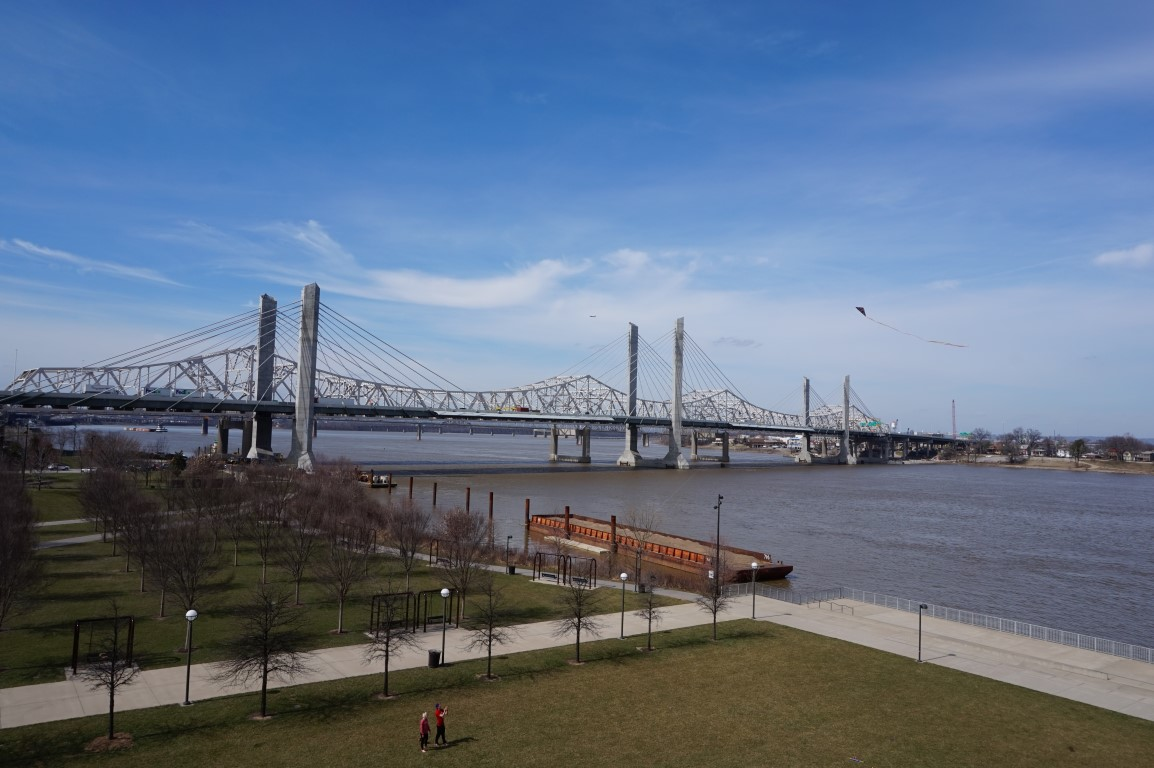
#> input picture pic.JPG, 1154 x 768 px, given in place of , which was not available
$ python tiltshifter.py pic.JPG   (Python 2 division)
#> lines starting #> are read from the running program, lines starting #| are printed output that depends on the picture; pictures that were not available may be replaced by others from this repository, and a replacement may not be noted
#!/usr/bin/python
# Brian Wagner
# 4/24/2016
# bpwagner@gatech.edu

import sys, getopt
import sys
import os
import numpy as np
import cv2

def printHelp():
    print 'tiltshifter.py -i <inputfile> [-o <outputfile>] [-m <mask file>]'
    print '   other options'
    print '        -h help'
    print '        -p percent (10 is default)'
    print '        -y (vert center of image is default)'
    print '        -d display images'
    print '        -s saturate image'
    print
    print '  by Brian Wagner for OMSCS CS 6475, Spring 2016'
    print '     bpwagner@gatech.edu'

def displayImages(image, mask, image_out):
        scale = image.shape[1]/1024
        newx,newy = image.shape[1]/scale ,image.shape[0]/scale #new size (w,h)
        newimage = cv2.resize(image,(newx,newy))
        cv2.imshow('input image', newimage)
        newmask = cv2.resize(mask,(newx,newy))
        cv2.imshow('mask image', newmask)
        newimage_out = cv2.resize(image_out,(newx,newy))
        cv2.imshow('output image', newimage_out)
        cv2.waitKey(0)
        cv2.destroyAllWindows()

def makeMask(img, maskY, percent):

    mask = np.copy(img)
    percentPixels = int(mask.shape[0] * (percent/100))
    borderPixels = percentPixels / 4
    startY = maskY - percentPixels / 2
    endY = maskY + percentPixels/2
    if startY<0:
        startY =0
    if endY > mask.shape[0]:
        endY = mask.shape[0]

    for col in range(mask.shape[1]):
        for row in range(mask.shape[0]):
            if row < startY - borderPixels *2 :
                mask[row,col] = 0
            elif row < startY - borderPixels:
                mask[row,col] = 100
            elif row < startY:
                mask[row,col] = 200
            elif row < endY:
                mask[row,col] = 255
            elif row < endY + borderPixels:
                mask[row,col] = 200
            elif row < endY + borderPixels * 2:
                mask[row,col] = 100
            else:
                mask[row,col] = 0

    #blur the mask a bit
    mask = cv2.GaussianBlur(mask,(25,25),5)
    return mask

def tiltShift(image, mask):
    image_out = np.copy(image)

    blurred_image = cv2.GaussianBlur(image,(25,25),4)

    for row in range(image.shape[0]):
        for col in range(image.shape[1]):
            alpha = mask[row,col] / 255.0
            pixel = image[row,col] * alpha + blurred_image[row,col] * (1-alpha)
            #print row, col,  alpha, pixel
            image_out[row,col] = pixel


    # cv2.imshow('output image', image)
    # cv2.waitKey(0)
    # cv2.destroyAllWindows()
    return image_out


def saturateIimage(image):
    hsv_image = cv2.cvtColor(image, cv2.COLOR_BGR2HSV)
    for row in range(hsv_image.shape[0]):
        for col in range(hsv_image.shape[1]):

            hsv_image[row,col][1] = hsv_image[row,col][1] + 20
            if hsv_image[row,col][1] >= 255:
                hsv_image[row,col][1] = 255

            hsv_image[row,col][2] = hsv_image[row,col][2] + 10
            if hsv_image[row,col][2] >= 255:
                hsv_image[row,col][2] = 255


    image = cv2.cvtColor(hsv_image, cv2.COLOR_HSV2BGR)
    return image


def main(argv):
    inputfile = ''
    outputfile = ''
    maskfile = ''
    display = False
    saturate = False
    saveFile = False
    percent = 10.0
    maskX = -1
    maskY = -1
    try:
        opts, args = getopt.getopt(argv,"hi:o:m:dp:y:s")
    except getopt.GetoptError:
        printHelp()
        sys.exit(2)
    for opt, arg in opts:
        if opt == '-h':
            printHelp()
            sys.exit()
        elif opt == '-i':
            inputfile = arg
        elif opt == '-o':
            outputfile = arg
            saveFile = True
        elif opt == '-m':
            maskfile = arg
        elif opt == '-p':
            percent = float(arg)
        elif opt == '-y':
            maskY =int(arg)
        elif opt == '-d':
            display = True
        elif opt == '-s':
            saturate = True

    print 'Reading input file: ', inputfile
    #check for valid input file
    img = cv2.imread(inputfile)
#> img is the input picture: shape (768, 1154, 3); mean B, G, R 136.7, 113.1, 96.3

    if maskfile != '':
        print 'Reading the maskfile.'
        mask = cv2.imread(maskfile)
    else:
        print 'Generating the mask.'
        #make mask
        if maskX == -1:
            maskX = img.shape[1]/2
#> maskX = 577
        if maskY == -1:
            maskY = img.shape[0]/2
#> maskY = 384
        mask = makeMask(img, maskY, percent)
#> after the loop in makeMask, `for col in range(mask.shape[1]):`:
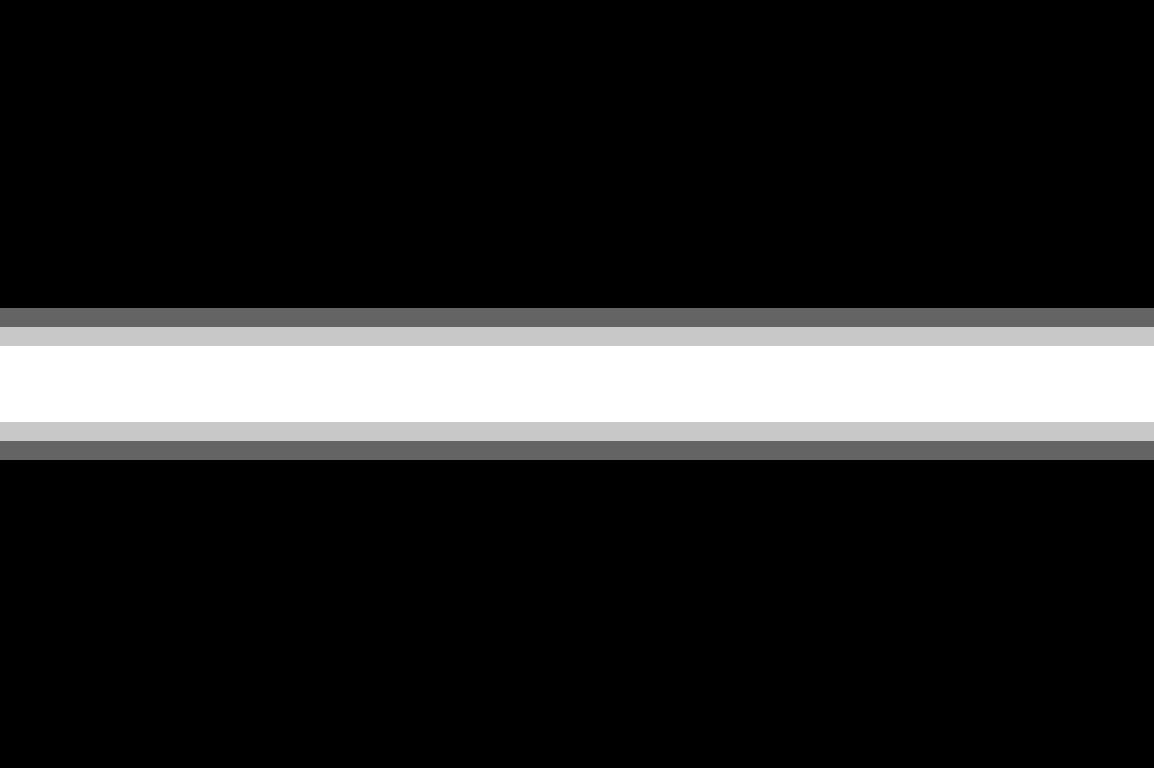
#> mask: shape (768, 1154, 3); min 0, max 255, mean 40.1
#> in makeMask, `mask = cv2.GaussianBlur(mask,(25,25),5)`:
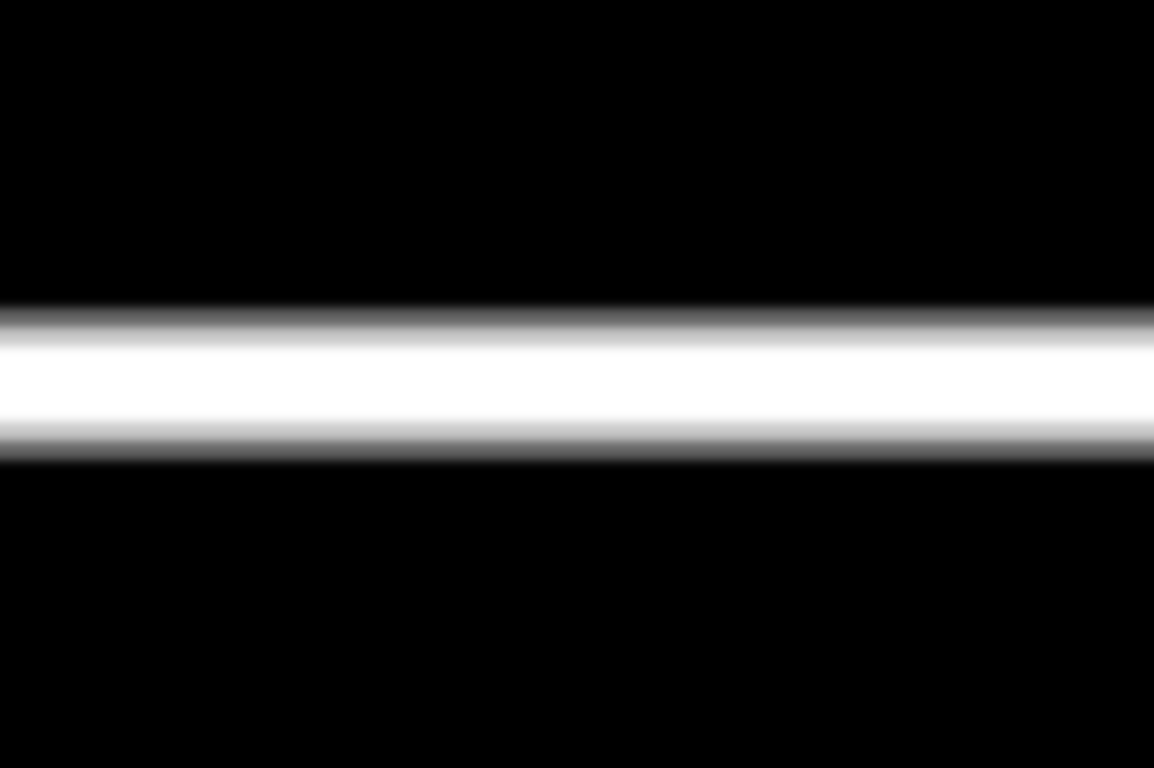
#> mask: shape (768, 1154, 3); min 0, max 255, mean 40.1

    print 'Running the tiltshifter.'
    #run tiltshifter
    img_out = tiltShift(img,mask)
#> in tiltShift, `blurred_image = cv2.GaussianBlur(image,(25,25),4)`:
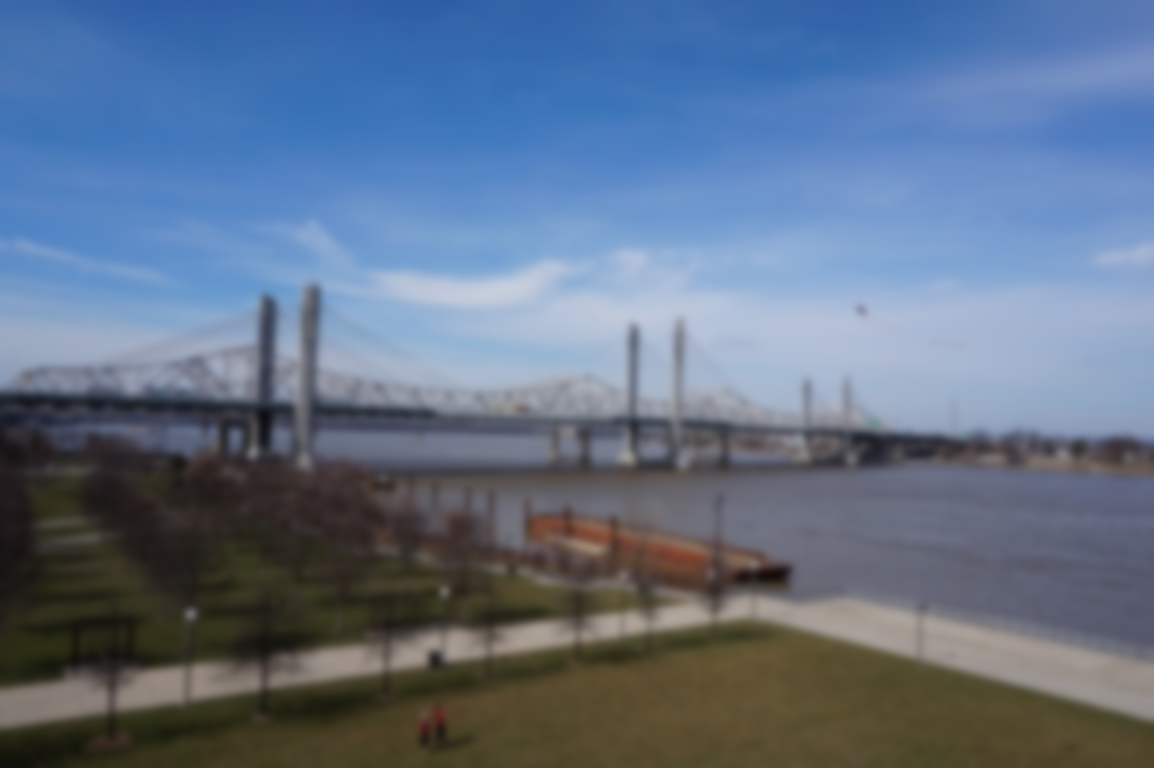
#> blurred_image: shape (768, 1154, 3); mean B, G, R 136.7, 113.1, 96.3

    #run saturizer
    if saturate:
        print 'Running the saturator.'
        img_out = saturateIimage(img_out)

    #display if needed
    if display:
        print 'Displaying the images.'
        displayImages(img, mask, img_out)

    if saveFile:
        print 'Saving output file: ', outputfile
        cv2.imwrite(outputfile,img_out)

    print 'All done.'

if __name__ == "__main__":
   main(sys.argv[1:])
